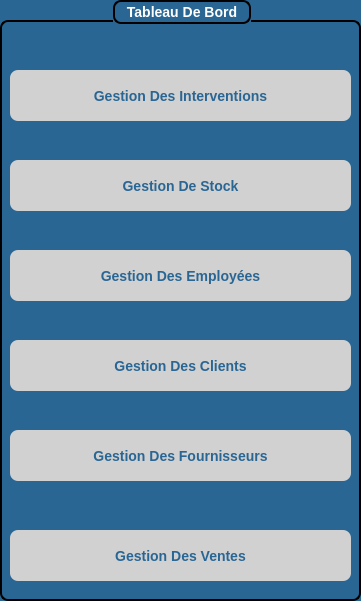
   <widget class="QGroupBox" name="groupBox_2">
    <property name="geometry">
     <rect>
      <x>0</x>
      <y>100</y>
      <width>361</width>
      <height>601</height>
     </rect>
    </property>
    <property name="styleSheet">
     <string notr="true">QGroupBox {
    background-color: rgb(41, 102, 148);   /* blue background */
    border: 2px solid black;               /* black border, 2px wide */
    border-radius: 8px;                    /* rounded corners */
    margin-top: 20px;                      /* space for the title */
    color: white;                          /* title text color */
    font-weight: bold;
    font-size: 14px;
}

QGroupBox::title {
 border: 2px solid black;               /* black border, 2px wide */
    border-radius: 8px;     
background-color: rgb(41, 102, 148);
    subcontrol-origin: margin;
    subcontrol-position: top center;       /* title centered */
    padding: 2px 10px;
}

</string>
    </property>
    <property name="title">
     <string>Tableau De Bord</string>
    </property>
    <widget class="QPushButton" name="btnstock">
     <property name="geometry">
      <rect>
       <x>10</x>
       <y>160</y>
       <width>341</width>
       <height>51</height>
      </rect>
     </property>
     <property name="styleSheet">
      <string notr="true">QPushButton {
      background-color: rgb(209, 209, 209);
    /* normal state */
    color: rgb(41, 102, 148);
    border: none;
    border-radius: 8px;
    padding: 8px 20px;
    font-size: 14px;
    font-weight: bold;
}

QPushButton:hover {
      /* darker on hover */
	background-color: rgb(97, 97, 97);
	color: rgb(255, 255, 255);
}
</string>
     </property>
     <property name="text">
      <string>Gestion De Stock</string>
     </property>
    </widget>
    <widget class="QPushButton" name="btnemployer">
     <property name="geometry">
      <rect>
       <x>10</x>
       <y>250</y>
       <width>341</width>
       <height>51</height>
      </rect>
     </property>
     <property name="styleSheet">
      <string notr="true">QPushButton {
      background-color: rgb(209, 209, 209);
    /* normal state */
    color: rgb(41, 102, 148);
    border: none;
    border-radius: 8px;
    padding: 8px 20px;
    font-size: 14px;
    font-weight: bold;
}

QPushButton:hover {
      /* darker on hover */
	background-color: rgb(97, 97, 97);
	color: rgb(255, 255, 255);
}
</string>
     </property>
     <property name="text">
      <string>Gestion Des Employées</string>
     </property>
    </widget>
    <widget class="QPushButton" name="btnclient">
     <property name="geometry">
      <rect>
       <x>10</x>
       <y>340</y>
       <width>341</width>
       <height>51</height>
      </rect>
     </property>
     <property name="styleSheet">
      <string notr="true">QPushButton {
      background-color: rgb(209, 209, 209);
    /* normal state */
    color: rgb(41, 102, 148);
    border: none;
    border-radius: 8px;
    padding: 8px 20px;
    font-size: 14px;
    font-weight: bold;
}

QPushButton:hover {
      /* darker on hover */
	background-color: rgb(97, 97, 97);
	color: rgb(255, 255, 255);
}
</string>
     </property>
     <property name="text">
      <string>Gestion Des Clients</string>
     </property>
    </widget>
    <widget class="QPushButton" name="btnfour">
     <property name="geometry">
      <rect>
       <x>10</x>
       <y>430</y>
       <width>341</width>
       <height>51</height>
      </rect>
     </property>
     <property name="styleSheet">
      <string notr="true">QPushButton {
      background-color: rgb(209, 209, 209);
    /* normal state */
    color: rgb(41, 102, 148);
    border: none;
    border-radius: 8px;
    padding: 8px 20px;
    font-size: 14px;
    font-weight: bold;
}

QPushButton:hover {
      /* darker on hover */
	background-color: rgb(97, 97, 97);
	color: rgb(255, 255, 255);
}
</string>
     </property>
     <property name="text">
      <string>Gestion Des Fournisseurs</string>
     </property>
    </widget>
    <widget class="QPushButton" name="btnvente">
     <property name="geometry">
      <rect>
       <x>10</x>
       <y>530</y>
       <width>341</width>
       <height>51</height>
      </rect>
     </property>
     <property name="styleSheet">
      <string notr="true">QPushButton {
      background-color: rgb(209, 209, 209);
    /* normal state */
    color: rgb(41, 102, 148);
    border: none;
    border-radius: 8px;
    padding: 8px 20px;
    font-size: 14px;
    font-weight: bold;
}

QPushButton:hover {
      /* darker on hover */
	background-color: rgb(97, 97, 97);
	color: rgb(255, 255, 255);
}
</string>
     </property>
     <property name="text">
      <string>Gestion Des Ventes</string>
     </property>
    </widget>
    <widget class="QPushButton" name="btninter">
     <property name="geometry">
      <rect>
       <x>10</x>
       <y>70</y>
       <width>341</width>
       <height>51</height>
      </rect>
     </property>
     <property name="styleSheet">
      <string notr="true">QPushButton {
      background-color: rgb(209, 209, 209);
    /* normal state */
    color: rgb(41, 102, 148);
    border: none;
    border-radius: 8px;
    padding: 8px 20px;
    font-size: 14px;
    font-weight: bold;
}

QPushButton:hover {
      /* darker on hover */
	background-color: rgb(97, 97, 97);
	color: rgb(255, 255, 255);
}
</string>
     </property>
     <property name="text">
      <string>Gestion Des Interventions</string>
     </property>
    </widget>
   </widget>
